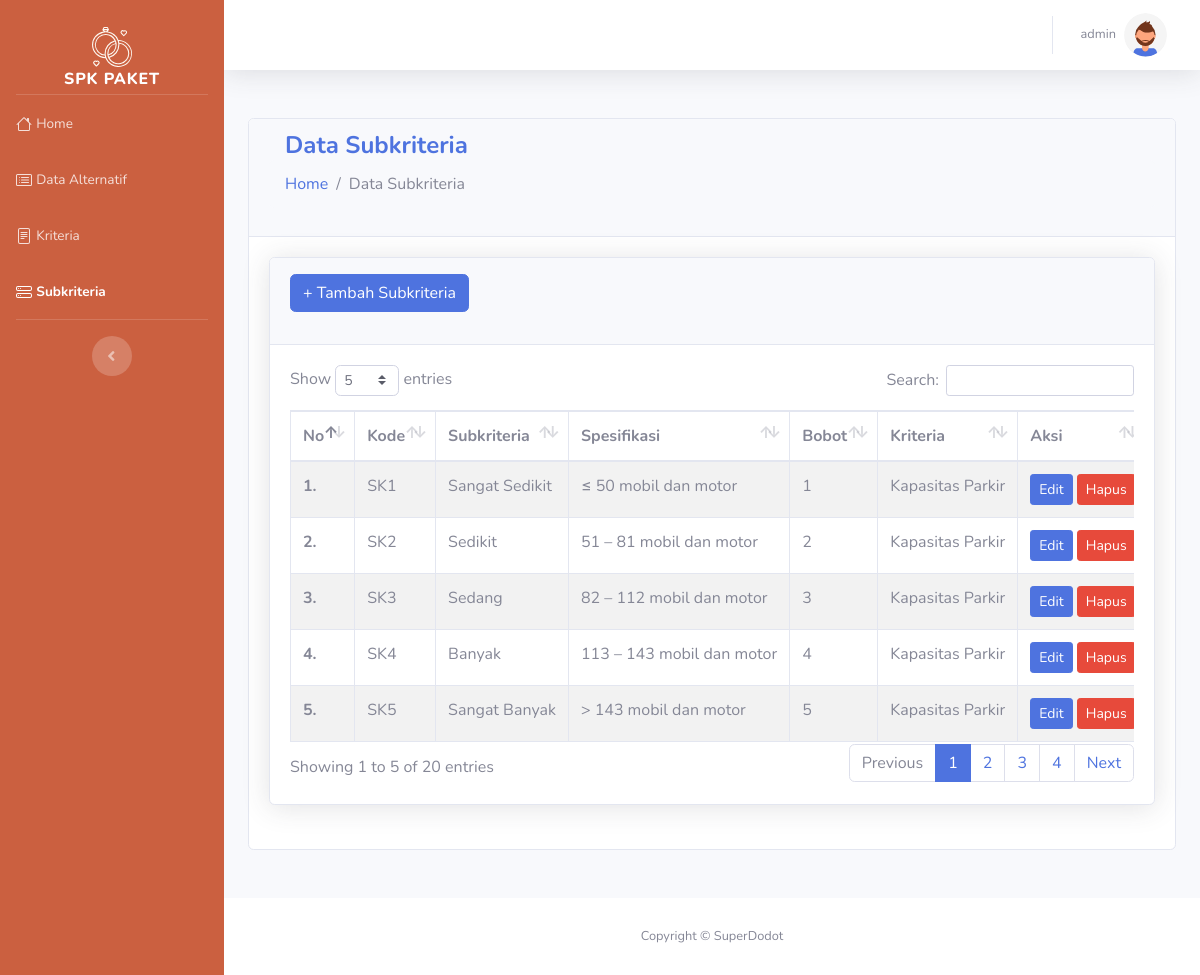
Page /admin/sub_kriteria.php (signed in) on the committed database.
### tables this page shows
CREATE TABLE `sub_kriteria` (
  `id_sub_kriteria` int(11) NOT NULL,
  `nama_sub_kriteria` varchar(255) NOT NULL,
  `bobot_sub_kriteria` int(11) NOT NULL,
  `f_id_kriteria` char(3) NOT NULL,
  `spesifikasi` varchar(255) NOT NULL
);

CREATE TABLE `kriteria` (
  `id_kriteria` char(3) NOT NULL,
  `nama_kriteria` varchar(255) NOT NULL,
  `jenis_kriteria` enum('Cost','Benefit') NOT NULL
);

### config.php (called while the page is built, shortened)
<?php
function connectDatabase()
{
    $conn = new mysqli(DB_HOST, DB_USERNAME, DB_PASSWORD, DB_NAME);
    return $conn;
}
?>

### admin/functions/sub_kriteria.php (called while the page is built, shortened)
<?php
require_once '../config.php';
class Sub_Kriteria{
    private $db;
    public function __construct()
    {
        $this->db = connectDatabase();
    }
    public function getSubKriteria()
    {
        return $this->db->query("SELECT sk.id_sub_kriteria,sk.nama_sub_kriteria,sk.bobot_sub_kriteria,k.id_kriteria,k.nama_kriteria, sk.spesifikasi FROM sub_kriteria sk JOIN kriteria k ON sk.f_id_kriteria = k.id_kriteria ORDER BY sk.id_sub_kriteria DESC");
    }
}
$Sub_Kriteria = new Sub_Kriteria();
?>

### admin/sub_kriteria.php (the view, shortened to what this page needs)
<?php
require_once './header.php';
require_once './functions/sub_kriteria.php';
$data_SubKriteria = $Sub_Kriteria->getSubKriteria();
?>
<div class="row mb-5">
    <div class="col-lg-12">
        <div class="card">
            <div class="card-header">
                <h4 class="m-0 font-weight-bold text-primary ml-3">Data Subkriteria</h4>
                <nav aria-label="breadcrumb">
                    <ol class="breadcrumb bg-light pl-n5">
                        <li class="breadcrumb-item"><a href="./index.php">Home</a></li>
                        <li class="breadcrumb-item active" aria-current="page">Data Subkriteria</li>
                    </ol>
                </nav>
            </div>
            <div class="card-body">
                <div class="card shadow mb-4">
                    <div class="card-header py-3 d-flex">
                        <a href="./add_subkriteria.php" class="btn btn-primary mb-3">
                            + Tambah Subkriteria
                        </a>
                    </div>
                    <div class="card-body">
                        <div class="table-responsive">
                            <table class="table table-striped table-bordered nowrap" style="width:100%" id="table">
                                <thead>
                                    <tr>
                                        <th scope="col">No</th>
                                        <th scope="col">Kode</th>
                                        <th scope="col">Subkriteria</th>
                                        <th scope="col">Spesifikasi</th>
                                        <th scope="col">Bobot</th>
                                        <th scope="col">Kriteria</th>
                                        <th scope="col">Aksi</th>
                                    </tr>
                                </thead>
                                <tbody class="table-group-divider">
                                    <?php foreach ($data_SubKriteria as $key => $sub_kriteria):?>
                                    <tr>
                                        <th scope="row"><?=($key+1);?>.</th>
                                        <td>SK<?=$key+1;?></td>
                                        <td><?= $sub_kriteria['nama_sub_kriteria'];?></td>
                                        <td><?= $sub_kriteria['spesifikasi'];?></td>
                                        <td><?= $sub_kriteria['bobot_sub_kriteria'];?></td>
                                        <td><?= $sub_kriteria['nama_kriteria'];?></td>
                                        <td>
                                            <button type="button" class="btn btn-sm btn-primary" data-toggle="modal"
                                                data-target="#edit<?= $sub_kriteria['id_sub_kriteria'];?>">
                                                Edit
                                            </button>
                                            <button type="button" class="btn btn-sm btn-danger" data-toggle="modal"
                                                data-target="#hapus<?= $sub_kriteria['id_sub_kriteria'];?>">
                                                Hapus
                                            </button>
                                        </td>
                                    </tr>
                                    <?php endforeach;?>
                                </tbody>
                            </table>
                        </div>
                    </div>
                </div>
            </div>
        </div>
    </div>
</div>
<?php
    require_once './footer.php';
?>

### rows in the picture
sub_kriteria: nama_sub_kriteria "Sangat Sedikit", spesifikasi "≤ 50 mobil dan motor", bobot_sub_kriteria "1", f_id_kriteria.nama_kriteria "Kapasitas Parkir"
sub_kriteria: nama_sub_kriteria "Sedikit", spesifikasi "51 – 81 mobil dan motor", bobot_sub_kriteria "2", f_id_kriteria.nama_kriteria "Kapasitas Parkir"
sub_kriteria: nama_sub_kriteria "Sedang", spesifikasi "82 – 112 mobil dan motor", bobot_sub_kriteria "3", f_id_kriteria.nama_kriteria "Kapasitas Parkir"
sub_kriteria: nama_sub_kriteria "Banyak", spesifikasi "113 – 143 mobil dan motor", bobot_sub_kriteria "4", f_id_kriteria.nama_kriteria "Kapasitas Parkir"
sub_kriteria: nama_sub_kriteria "Sangat Banyak", spesifikasi "> 143 mobil dan motor", bobot_sub_kriteria "5", f_id_kriteria.nama_kriteria "Kapasitas Parkir"

### other values in the picture
$_SESSION['username'] "admin"
